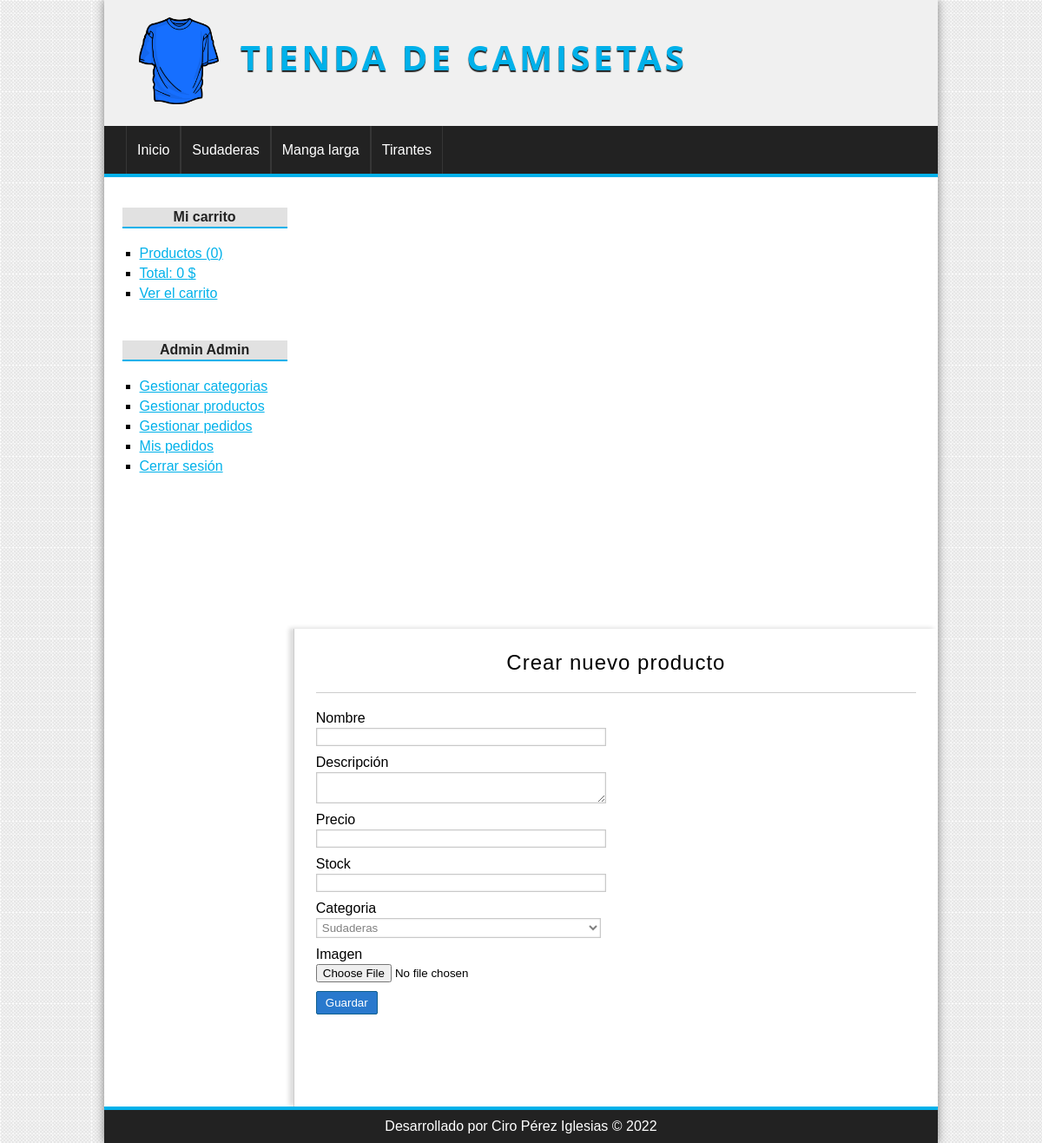
The app's page /producto/crear (signed in), older data.
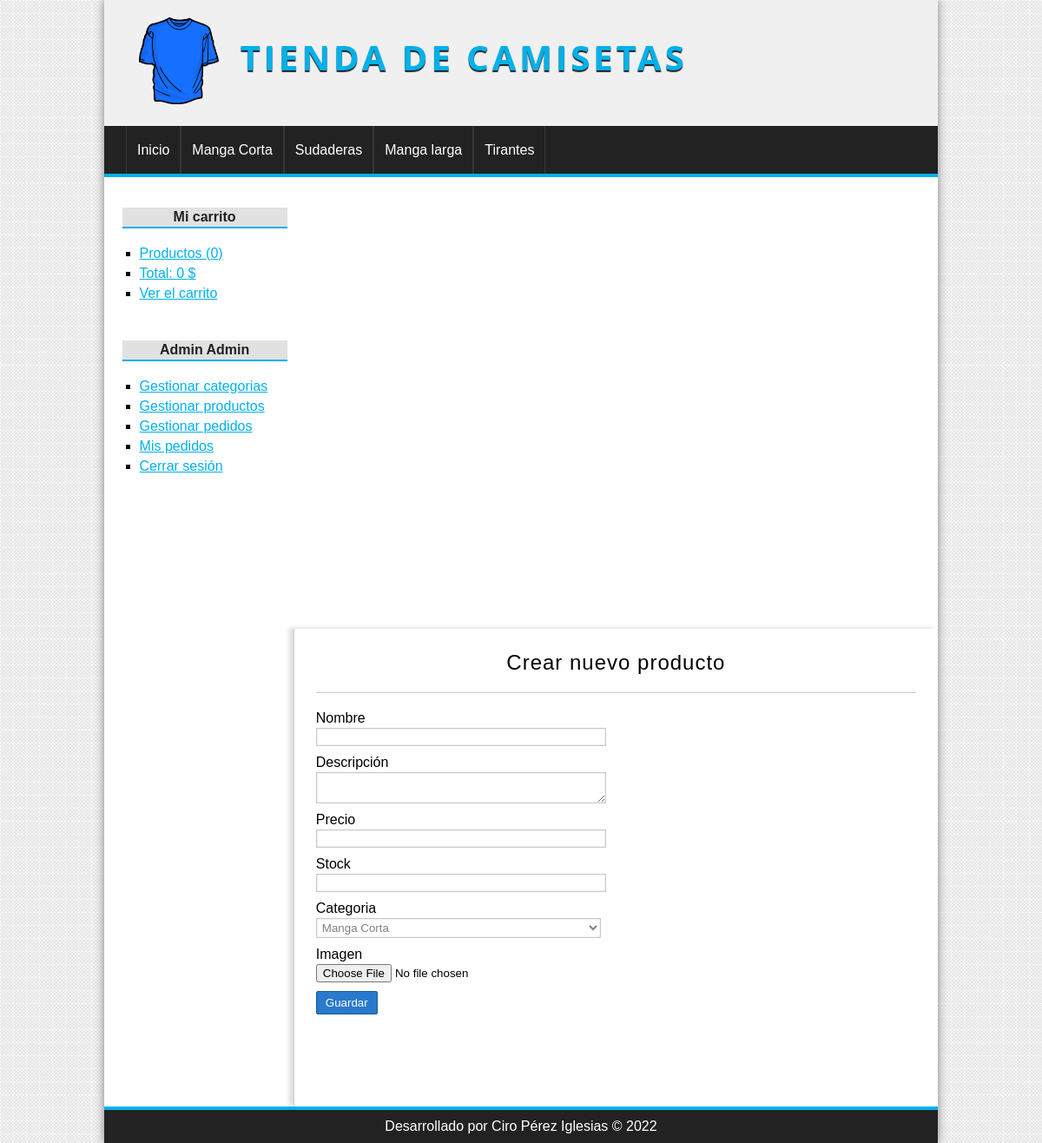
The same page, newer data.
### tables this page shows
CREATE TABLE `categorias` (
  `id` int(255) NOT NULL,
  `nombre` varchar(100) NOT NULL
);

### config/db.php (called while the page is built)
<?php
class Database{
	public static function connect(){
		$db = new mysqli('localhost', 'root', '', 'tienda_master');
		$db->query("SET NAMES 'utf8'");
		return $db;
	}
}

### helpers/utils.php (called while the page is built, shortened)
<?php
class Utils{
	public static function showCategorias(){
		require_once 'models/categoria.php';
		$categoria = new Categoria();
		$categorias = $categoria->getAll();
		return $categorias;
	}
}

### models/categoria.php (called while the page is built, shortened)
<?php
class Categoria{
	private $db;
	public function __construct() {
		$this->db = Database::connect();
	}
	public function getAll(){
		$categorias = $this->db->query("SELECT * FROM categorias ORDER BY id DESC;");
		return $categorias;
	}
}

### controllers/ProductoController.php (called while the page is built, shortened)
<?php
class productoController{
	public function crear(){
		require_once 'views/producto/crear.php';
	}
}

### views/producto/crear.php (the view, shortened to what this page needs)
<?php if(isset($edit) && isset($pro) && is_object($pro)): ?>
	<h1>Editar producto <?=$pro->nombre?></h1>
	<?php $url_action = base_url."producto/save&id=".$pro->id; ?>
<?php else: ?>
	<h1>Crear nuevo producto</h1>
	<?php $url_action = base_url."producto/save"; ?>
<?php endif; ?>
<div class="form_container">
	<form action="<?=$url_action?>" method="POST" enctype="multipart/form-data">
		<label for="nombre">Nombre</label>
		<input type="text" name="nombre" value="<?=isset($pro) && is_object($pro) ? $pro->nombre : ''; ?>"/>
		<label for="descripcion">Descripción</label>
		<textarea name="descripcion"><?=isset($pro) && is_object($pro) ? $pro->descripcion : ''; ?></textarea>
		<label for="precio">Precio</label>
		<input type="text" name="precio" value="<?=isset($pro) && is_object($pro) ? $pro->precio : ''; ?>"/>
		<label for="stock">Stock</label>
		<input type="number" name="stock" value="<?=isset($pro) && is_object($pro) ? $pro->stock : ''; ?>"/>
		<label for="categoria">Categoria</label>
		<?php $categorias = Utils::showCategorias(); ?>
		<select name="categoria">
			<?php while ($cat = $categorias->fetch_object()): ?>
				<option value="<?= $cat->id ?>" <?=isset($pro) && is_object($pro) && $cat->id == $pro->categoria_id ? 'selected' : ''; ?>>
					<?= $cat->nombre ?>
				</option>
			<?php endwhile; ?>
		</select>
		<label for="imagen">Imagen</label>
		<input type="file" name="imagen" />
		<input type="submit" value="Guardar" />
	</form>
</div>

### views/layout/header.php (shortened to what this page needs)
<!DOCTYPE HTML>
<html lang="es">
	<head>
		<link rel="stylesheet" href="<?=base_url?>assets/css/styles.css" />
	</head>
	<body>
		<div id="container">
			<header id="header">
				<div id="logo">
					<img src="<?=base_url?>assets/img/camiseta.png" alt="Camiseta Logo" />
					<a href="<?=base_url?>">
						Tienda de camisetas
					</a>
				</div>
			</header>
			<?php $categorias = Utils::showCategorias(); ?>
			<nav id="menu">
				<ul>
					<li>
						<a href="<?=base_url?>">Inicio</a>
					</li>
					<?php while($cat = $categorias->fetch_object()): ?>
						<li>
							<a href="<?=base_url?>categoria/ver&id=<?=$cat->id?>"><?=$cat->nombre?></a>
						</li>
					<?php endwhile; ?>
				</ul>
			</nav>
			<div id="content">

Row changes from the older to the newer data that the page shows:
added categorias: nombre "Manga Corta"
Text that changed along with them:
form field categoria: "Sudaderas" → "Manga Corta"
